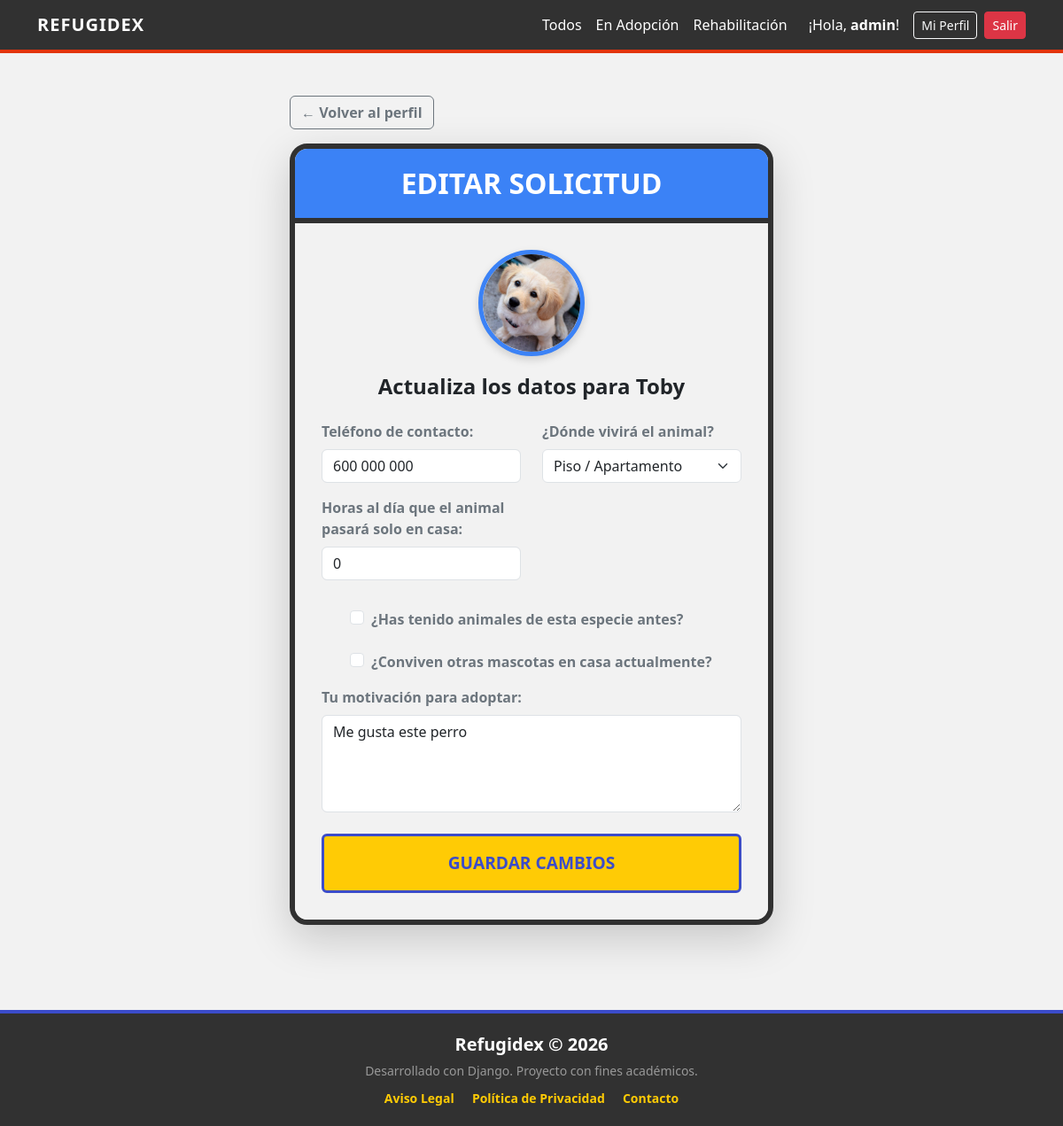
Page /solicitud/editar/2/ (signed in) on the committed database.
### refugio/models.py (models this page shows, shortened)
class SolicitudAdopcion(models.Model):
    ESTADOS_SOLICITUD = [
        ('PENDIENTE', 'Pendiente de revisión'),
        ('APROBADA', 'Aprobada'),
        ('RECHAZADA', 'Rechazada'),
    ]
    VIVIENDA_CHOICES = [
        ('PISO', 'Piso / Apartamento'),
        ('CASA', 'Casa con jardín / Adosado'),
        ('FINCA', 'Finca / Terreno rústico'),
    ]
    usuario = models.ForeignKey(User, on_delete=models.CASCADE)
    animal = models.ForeignKey(Animal, on_delete=models.CASCADE)
    telefono = models.CharField(max_length=15, default="")
    tipo_vivienda = models.CharField(max_length=20, choices=VIVIENDA_CHOICES, default='PISO')
    experiencia_previa = models.BooleanField(default=False, verbose_name="¿Tienes experiencia previa?")
    otras_mascotas = models.BooleanField(default=False, verbose_name="¿Tienes otras mascotas?")
    horas_solitario = models.IntegerField(default=0, help_text="¿Cuántas horas al día pasará solo?")
    motivo = models.TextField(help_text="Explica por qué serías un buen entrenador para este animal.")
    fecha_solicitud = models.DateTimeField(auto_now_add=True)
    estado = models.CharField(max_length=20, choices=ESTADOS_SOLICITUD, default='PENDIENTE')

class Animal(models.Model):
    OPCIONES_ESTADO = [
        ('ADOPCION', 'En Adopción'),
        ('REHAB', 'En Rehabilitación'),
        ('ADOPTADO', 'Adoptado'),
    ]
    nombre = models.CharField(max_length=100)
    especie = models.ForeignKey(Especie, on_delete=models.RESTRICT)
    rasgos = models.ManyToManyField(Rasgo, blank=True)
    foto = models.ImageField(upload_to='animales/', null=True, blank=True)
    fecha_nacimiento = models.DateField(null=True, blank=True)
    historia = models.TextField()
    estado = models.CharField(max_length=10, choices=OPCIONES_ESTADO, default='ADOPCION')

### refugio/views.py (the view)
# urls.py: path('solicitud/editar/<int:solicitud_id>/', views.editar_solicitud, name='editar_solicitud'),
@login_required
def editar_solicitud(request, solicitud_id):
    solicitud = get_object_or_404(SolicitudAdopcion, pk=solicitud_id, usuario=request.user)
    if solicitud.estado != 'PENDIENTE':
        messages.error(request, 'No puedes editar una solicitud que ya está aprobada o rechazada.')
        return redirect('mi_perfil')
    if request.method == 'POST':
        form = SolicitudAdopcionForm(request.POST, instance=solicitud)
        if form.is_valid():
            form.save()
            messages.success(request, '¡Datos actualizados correctamente en la Refugidex!')
            return redirect('mi_perfil')
    else:
        form = SolicitudAdopcionForm(instance=solicitud)
    return render(request, 'refugio/editar_solicitud.html', {'form': form, 'solicitud': solicitud})

### refugio/templates/refugio/editar_solicitud.html (shortened to what this page needs)
{% extends 'refugio/base.html' %}
{% block content %}
<div class="row justify-content-center mt-4 mb-5">
    <div class="col-md-8 col-lg-6">
        <a href="{% url 'mi_perfil' %}" class="btn btn-outline-secondary mb-3 fw-bold">← Volver al perfil</a>
        <div class="pokeball-card shadow-lg">
            <div class="pokeball-top">
                <h2 class="fw-bold m-0 text-white">EDITAR SOLICITUD</h2>
            </div>
            <div class="pokeball-bottom text-center">
                {% if solicitud.animal.foto %}
                    <img src="{{ solicitud.animal.foto.url }}" class="animal-mini-pic" alt="{{ solicitud.animal.nombre }}">
                {% else %}
                    <div class="animal-mini-pic d-inline-flex align-items-center justify-content-center bg-secondary text-white fw-bold fs-1 mb-3">?</div>
                {% endif %}
                <h4 class="fw-bold">Actualiza los datos para {{ solicitud.animal.nombre }}</h4>
                <form method="post" class="text-start fw-bold text-secondary mt-4">
                    <div class="row">
                        <div class="col-md-6 mb-3">
                            <label class="form-label">{{ form.telefono.label }}</label>
                            {{ form.telefono }}
                        </div>
                        <div class="col-md-6 mb-3">
                            <label class="form-label">{{ form.tipo_vivienda.label }}</label>
                            {{ form.tipo_vivienda }}
                        </div>
                    </div>
                    <div class="row mb-3">
                        <div class="col-md-6 mb-2">
                            <label class="form-label">{{ form.horas_solitario.label }}</label>
                            {{ form.horas_solitario }}
                        </div>
                    </div>
                    <div class="mb-3 form-check d-flex align-items-center">
                        {{ form.experiencia_previa }}
                        <label class="form-check-label ms-2 mt-2">{{ form.experiencia_previa.label }}</label>
                    </div>
                    <div class="mb-3 form-check d-flex align-items-center">
                        {{ form.otras_mascotas }}
                        <label class="form-check-label ms-2 mt-2">{{ form.otras_mascotas.label }}</label>
                    </div>
                    <div class="mb-3">
                        <label class="form-label">{{ form.motivo.label }}</label>
                        {{ form.motivo }}
                    </div>
                    <div class="d-grid mt-4">
                        <button type="submit" class="btn btn-pokemon py-3">GUARDAR CAMBIOS</button>
                    </div>
                </form>
            </div>
        </div>
    </div>
</div>
{% endblock %}

### refugio/templates/refugio/base.html (shortened to what this page needs)
{% load static %}
<!DOCTYPE html>
<html lang="es">
<head>
    <link href="https://cdn.jsdelivr.net/npm/bootstrap@5.3.0/dist/css/bootstrap.min.css" rel="stylesheet">
    <link href="https://cdn.jsdelivr.net/npm/sweetalert2@11.7.3/dist/sweetalert2.min.css" rel="stylesheet">
</head>
<body>
    <nav class="navbar navbar-expand-lg navbar-dark mb-4">
        <div class="container">
            <a class="navbar-brand" href="{% url 'home' %}">REFUGIDEX</a>
            <div class="collapse navbar-collapse" id="navbarNav">
                <ul class="navbar-nav ms-auto align-items-center">
                    <li class="nav-item"><a class="nav-link" href="{% url 'lista_animales' %}">Todos</a></li>
                    <li class="nav-item"><a class="nav-link" href="{% url 'lista_animales' %}?estado=ADOPCION">En Adopción</a></li>
                    <li class="nav-item"><a class="nav-link" href="{% url 'lista_animales' %}?estado=REHAB">Rehabilitación</a></li>
                    {% if user.is_authenticated %}
                        <li class="nav-item ms-3">
                            <span class="text-white me-3">¡Hola, <b>{{ user.username }}</b>!</span>
                        </li>
                        <li class="nav-item">
                            <a class="btn btn-outline-light btn-sm me-2" href="{% url 'mi_perfil' %}">Mi Perfil</a>
                        </li>
                        <li class="nav-item">
                            <form method="post" action="{% url 'logout' %}" class="d-inline">
                                <button type="submit" class="btn btn-danger btn-sm">Salir</button>
                            </form>
                        </li>
                    {% endif %}
                </ul>
            </div>
        </div>
    </nav>
    <div class="container main-content">
        {% block content %}{% endblock %}
    </div>
    <footer class="site-footer mt-5">
        <div class="container text-center">
            <p class="mb-1 fw-bold fs-5">Refugidex © 2026</p>
            <p class="text-white-50 small mb-2">Desarrollado con Django. Proyecto con fines académicos.</p>
            <div>
                <a href="#" class="me-3 small">Aviso Legal</a>
                <a href="#" class="me-3 small">Política de Privacidad</a>
                <a href="#" class="small">Contacto</a>
            </div>
        </div>
    </footer>
</body>
</html>

### refugio/templates/refugio/base.html (style rules this page uses)
html, body { height: 100%; margin: 0; display: flex; flex-direction: column; }
body { background-color: #f2f2f2; font-family: 'Segoe UI', sans-serif; }
.main-content { flex: 1; }
.navbar { background-color: #313131; border-bottom: 4px solid #e3350d; }
.navbar-brand { color: white !important; font-weight: bold; letter-spacing: 1px; }
.nav-link { color: #fff !important; }
.site-footer { background-color: #313131; color: white; padding: 20px 0; border-top: 4px solid #3b4cca; margin-top: auto; }
.site-footer a { color: #ffcb05; text-decoration: none; font-weight: bold; }

### refugio/templates/refugio/editar_solicitud.html (style rules this page uses)
.pokeball-card { border: 6px solid #313131; border-radius: 20px; overflow: hidden; background: white; }
.pokeball-top { background-color: #3b82f6; color: white; padding: 20px; text-align: center; border-bottom: 6px solid #313131; }
.pokeball-bottom { padding: 30px; background-color: #f2f2f2; }
.btn-pokemon { background-color: #ffcb05; color: #3b4cca; font-weight: bold; border: 3px solid #3b4cca; font-size: 1.2rem; transition: 0.2s; }
.animal-mini-pic { width: 120px; height: 120px; object-fit: cover; border-radius: 50%; border: 5px solid #3b82f6; box-shadow: 0 4px 10px rgba(0,0,0,0.15); background: white; margin-bottom: 20px; }
.form-check-label { font-weight: bold; color: #6c757d; }

### rows in the picture
SolicitudAdopcion: animal.foto (picture), animal.nombre "Toby", telefono "600 000 000", tipo_vivienda "Piso / Apartamento", horas_solitario "0", motivo "Me gusta este perro"

### other values in the picture
{{ user.username }} "admin"
